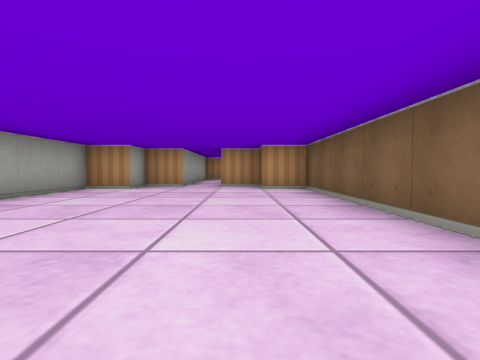
[1] (above)

12 first-person views from a walk through a cub3D maze. The camera is about half as high as the walls, tilts 2° down and sees 80° across. The floor is counted in squares. Each view is taken from the middle of a square. On the plan, view 1 faces up. The plan holds only what a view shows up to about 9 squares ahead; the rest is blank.

[2]
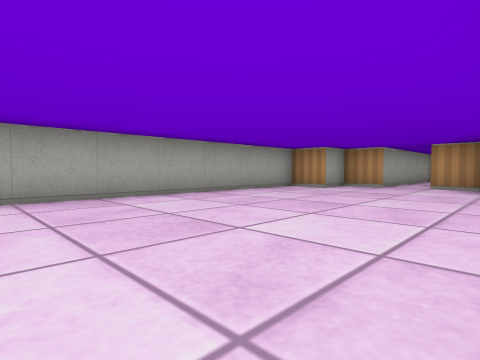

[3]
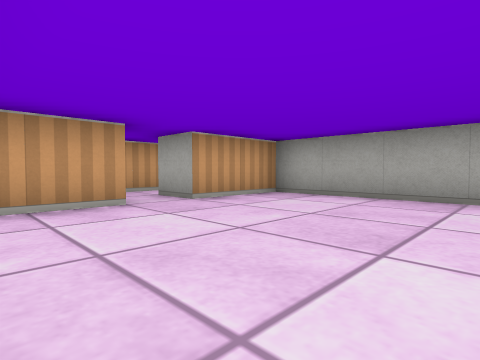

[4]
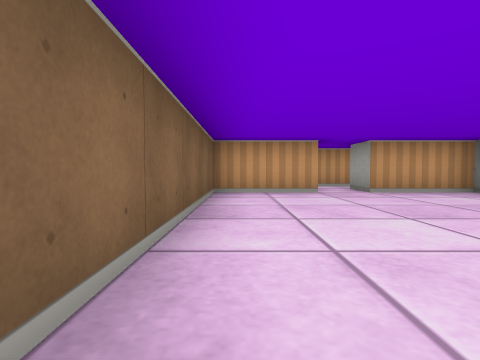

[5]
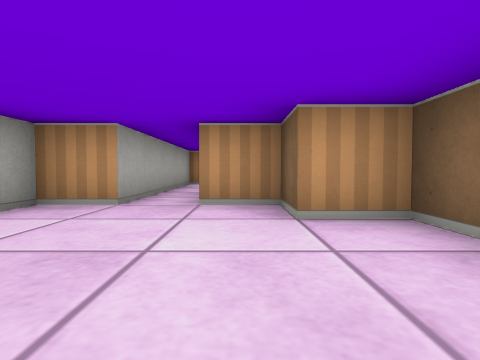

[6]
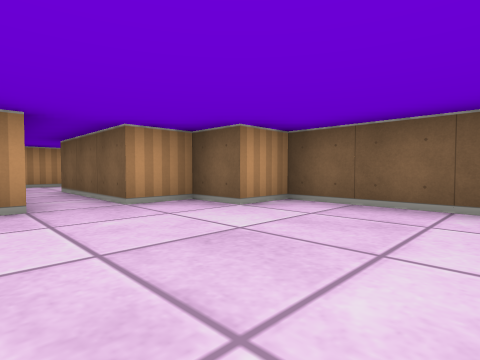

[7]
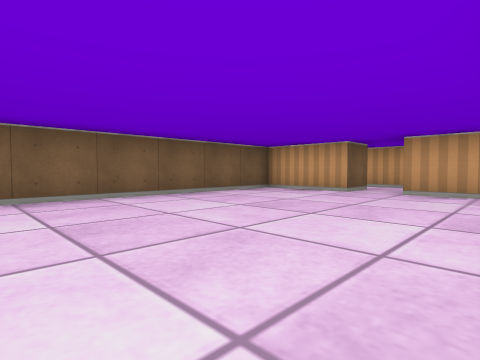

[8]
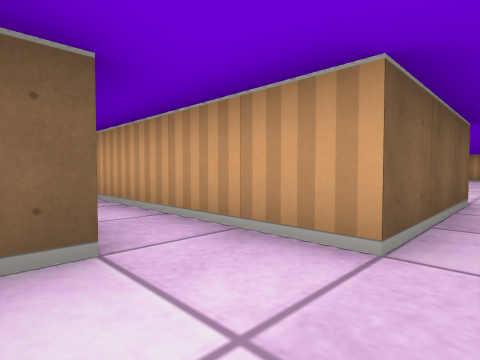

[9]
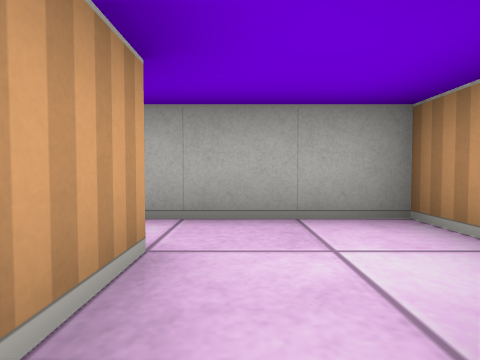

[10]
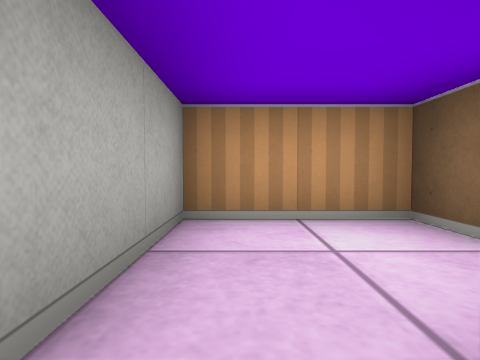

[11]
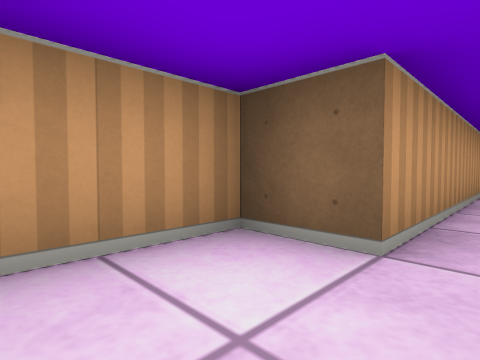

[12]
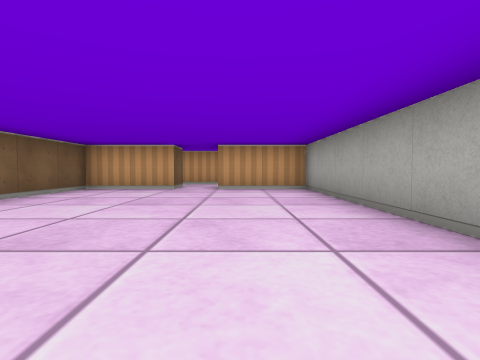

### Floor plan
Points are (right, up) in squares from view 1. A wall is a line through its corners. A room is listed if a view was taken in it or the views show most of it. See-through windows are left out.
Room 1 (views 1, 2, 3, 4, 5, 6, 7, 10, 12)
walls: (-0.5, -1.5) (1.5, -1.5) (1.5, 6.5) (0.5, 6.5) (0.5, 7.5) (-0.5, 7.5) (-0.5, 10.5); (-1.5, 10.5) (-1.5, 7.5) (-2.5, 7.5) (-2.5, 6.5) (-3.5, 6.5) (-3.5, -1.5) (-1.5, -1.5)
ways out: opening at (-1, 10) to room 2; opening at (-1, -2)
Room 2 (views 8, 11)
walls: (-0.5, 10.5) (0.5, 10.5); (0.5, 11.5) (0.5, 12.5) (-1.5, 12.5) (-1.5, 10.5)
ways out: opening at (-1, 10) to room 1; opening at (1, 11) to room 3
Room 3 (view 9)
walls: (4.8, 11.5) (0.5, 11.5); (0.5, 10.5) (3.5, 10.5)
ways out: opening at (1, 11) to room 2

Where each view was taken, in squares from view 1:
view 1: 0 up, 0 right, facing up
view 2: 0 up, 1 right, facing up-left
view 3: 2 up, 1 right, facing down-left
view 4: 4 up, 1 right, facing down
view 5: 4 up, 0 right, facing up
view 6: 4 up, 2 left, facing up-right
view 7: 4 up, 3 left, facing down-right
view 8: 12 up, 1 left, facing down-right
view 9: 11 up, 1 right, facing left
view 10: 10 up, 1 left, facing up
view 11: 11 up, 1 left, facing up-right
view 12: 5 up, 2 left, facing down
